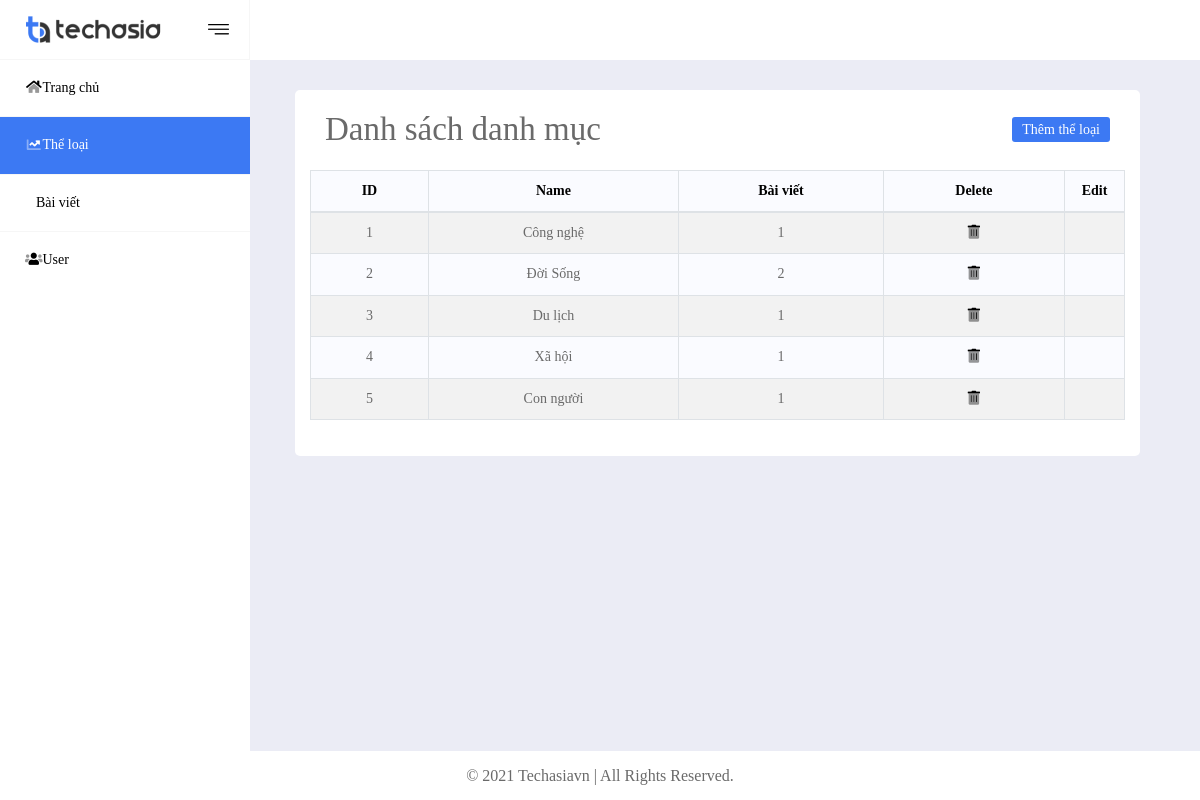
The page /category on the database its author committed.
### tables this page shows
CREATE TABLE IF NOT EXISTS `category` (
  `id` bigint(20) unsigned NOT NULL AUTO_INCREMENT,
  `name` varchar(500) NOT NULL,
  `created_at` timestamp NOT NULL DEFAULT CURRENT_TIMESTAMP,
  `updated_at` timestamp NOT NULL DEFAULT CURRENT_TIMESTAMP,
  PRIMARY KEY (`id`),
  KEY `type_post_id_index` (`id`)
);

### Core/Controller.php (called while the page is built, shortened)
<?php
class Controller{
	public function model($model){
		$filter = filter_var(rtrim($model, "/"), FILTER_SANITIZE_URL);
		return new $modelUrl[1];
	}
	public function view($view, $data=[]){
		require_once 'Views/'.$view.'.php';
	}
}
?>

### Controllers/admin/category.php (called while the page is built, shortened)
<?php
class category extends Controller{
	function index(){
		$getCate = $this->model('admin/CategorysModel');
  		$this->view('Admin/master',[
  			"Page"=>'cate_list',
  			'data'=>$getCate->getCate()
  		]);
	}
}

### Core/App.php (called while the page is built, shortened)
<?php
 class App{
 	protected $action= "index";
 	function __Construct(){
 		$action_ = $this->action;
 		$arr = $this->UrlProcess();
 		if (file_exists('Controllers/admin/'.$arr[0].'.php')) {
		    $controller_ = $arr[0];
		    unset($arr[0]);
		}
	    $controller_ = new $controller_;
	    $params_ = $arr ? array_values($arr) : [];
	    call_user_func_array([$controller_,$action_],$params_);
 	}
 	function UrlProcess(){
 		if (isset($_GET['url'])) {
 			$filter = filter_var(rtrim($_GET['url'], "/"), FILTER_SANITIZE_URL);
 			return explode("/", $filter);
 		}
 	}
 }
?>

### index.php (called while the page is built, shortened)
<?php
 require_once "Core/App.php";
 require_once "Core/Controller.php";
 require_once "Core/database.php";
	$myController = new App();
?>

### Core/database.php (called while the page is built, shortened)
<?php
class database {
    private $servername = 'localhost';
    private $username = 'root';
    private $password = '';
    private $dbname = 'mvc_blog';
    function __construct(){
      $sql = "mysql:host=$this->servername;dbname=$this->dbname";
  		$this->conn = new PDO($sql, $this->username,"$this->password",[
  			PDO:: MYSQL_ATTR_INIT_COMMAND => 'SET NAMES utf8',
  			PDO:: ATTR_DEFAULT_FETCH_MODE => PDO::FETCH_OBJ
  		]);
    }
}

### Models/admin/CategorysModel.php (called while the page is built, shortened)
<?php
class CategorysModel extends database{
	public function getCate(){
		try{
			$sql_ = "SELECT count(post.cate_id) as numberPost, category.id, category.name FROM post RIGHT JOIN category on post.cate_id = category.id GROUP BY category.id";
			$stmt =$this->conn->prepare($sql_);
			$stmt->setFetchMode(PDO::FETCH_OBJ);
			$stmt->execute();
			$red = $stmt->fetchAll();
			return $red;
		}catch (PDOException $e){
			echo $e->getMessage();
			return [];
		}
	}
}
?>

### Views/Admin/cate_list.php (the view, shortened to what this page needs)
<div class="container-fluid">
    <div class="row">
        <div class="col-lg-12">
            <h1 class="page-header">Danh sách danh mục
            </h1>
            <p class="addQuery"><a href="/category/add_cate">Thêm thể loại</a></p>
        </div>
        <table class="table table-striped table-bordered table-hover" id="customers">
            <thead>
                <tr align="center">
                    <th>ID</th>
                    <th>Name</th>
                    <th>Bài viết</th>
                    <th>Delete</th>
                    <th>Edit</th>
                </tr>
            </thead>
            <tbody>
                <?php foreach ( $data['data'] as $cate ){ ?>
                <tr class="" align="center">
                    <td><?= $cate->id ?></td>
                    <td><?= $cate->name ?></td>
                    <td><?= $cate->numberPost ?></td>
                    <td class="center"><a href="/category/delete?id=<?= $cate->id ?>"><i class="fad fa-trash-alt"></i></a></td>
                    <td class="center"><a href="/category/update?id=<?= $cate->id ?>"><i class="fad fa-pencil"></i></a></td>
                </tr>
                <?php } ?>
            </tbody>
        </table>
    </div>
</div>

### Assets/Admin_asset/css/style.css (style rules this page uses)
:root { --color-gray: #EBECF5; --color-main: #FFFFFF; --color-main-green:#3C79F3; --color-border: #F6F6F6; --padding-item-control: 9px 17px 9px 17px; --margin-layout:30px; --font-bold: "Quicksand-Bold"; --font-rugular: "Quicksand-Medium"; }
* { margin: 0; padding: 0; }
*,*::before, *::after { box-sizing: border-box; }
p { margin-bottom: 0; }
a { color: black; }
body { font-family: var(--font-rugular); font-size: 14px;color:#6A6A6A;line-height: 16.41px; }
h1,h2,h3,h4,h5,h6 { margin-bottom: 0; font-family: var(--font-bold);font-size: 14px }
h1 { font-size: 33px; }
body { background: var(--color-gray) }
body .container-fluid { background: #fff;border-radius: 5px;padding: 20px 30px;position: relative; }
main#wrap-main #customers { width: 100% }
main#wrap-main #customers td, main#wrap-main #customers th { color: #6a6a6a }
main#wrap-main #customers td:last-child, main#wrap-main #customers th:last-child { width:60px; }
main#wrap-main #customers thead tr, main#wrap-main #customers tr:nth-child(even) { background: #FAFBFF }
main#wrap-main #customers th { font-family: var(--font-bold);color: #000 }
main#wrap-main .wrapper .wrap-form>.container-fluid .col-lg-12 { display: flex;justify-content: space-between;align-items: center;margin-bottom: 20px }
body .addQuery a { background: var(--color-main-green); color: #fff; text-decoration: none; padding: 5px 10px; border-radius: 3px; }
.table a { display: block; }

### rows shown on the page
category: id "1", name "Công nghệ", numberPost "1"
category: id "2", name "Đời Sống", numberPost "2"
category: id "3", name "Du lịch", numberPost "1"
category: id "4", name "Xã hội", numberPost "1"
category: id "5", name "Con người", numberPost "1"
